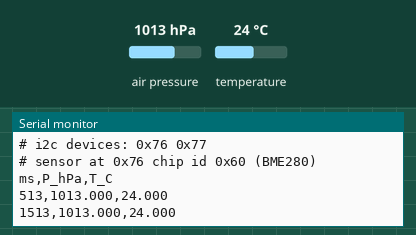
This program was run on a simulated ESP32. Shown: the last lines printed to the serial monitor. Wiring (inferred from the names in the program): BME280 sensor at I2C address 0x76. The test bench sets the inputs (shaded band); at power-on: air pressure 1013 hPa, temperature 24 °C.

Above: at 1.7 s.
1.8 s: air pressure set to 952 hPa
At 3.1 s:
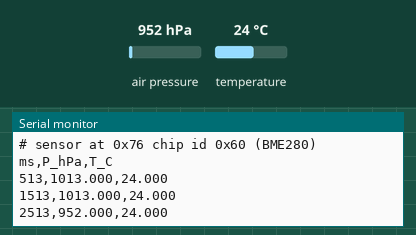
3.3 s: temperature set to 12 °C
At 4.3 s:
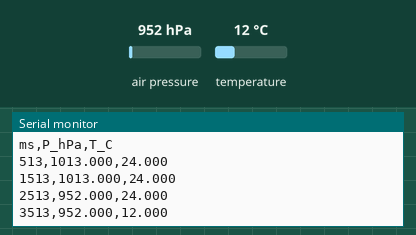
4.8 s: air pressure set to 975 hPa
At 6.2 s:
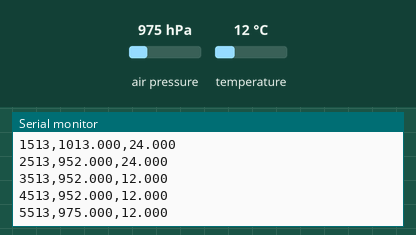
Timing chart, 0 to 7.8 s (numbered marks = the images above; inputs shaded):
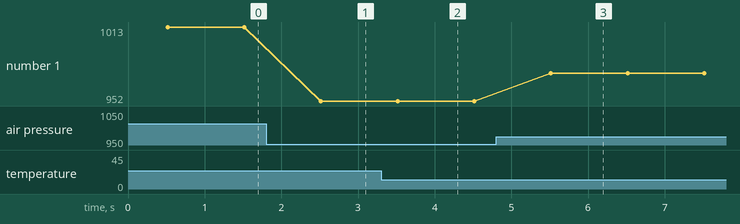

The program:

main.cpp
```cpp
// Yeast monitor — firmware.
// The board only measures: once a second it prints `ms,P_hPa,T_C`.
// All maths happens on the laptop (analysis/). Lines starting with '#'
// are status messages the Python side skips.

#include <Arduino.h>
#include <Wire.h>
#include <Adafruit_BMP280.h>

const int SDA_PIN = 21;
const int SCL_PIN = 22;
const uint8_t CHIP_ID_REG = 0xD0;  // 0x56-0x58 = BMP280, 0x60 = BME280 (same P/T registers)

Adafruit_BMP280 bmp(&Wire);

uint8_t readChipId(uint8_t addr) {
  Wire.beginTransmission(addr);
  Wire.write(CHIP_ID_REG);
  if (Wire.endTransmission() != 0) return 0;
  Wire.requestFrom(addr, (uint8_t)1);
  return Wire.available() ? Wire.read() : 0;
}

void scanBus() {
  Serial.print("# i2c devices:");
  for (uint8_t a = 1; a < 127; a++) {
    Wire.beginTransmission(a);
    if (Wire.endTransmission() == 0) Serial.printf(" 0x%02X", a);
  }
  Serial.println();
}

// Tries 0x76 (SDO->GND, our wiring) then 0x77. Returns true once the sensor is up.
bool startSensor() {
  for (uint8_t addr : {0x76, 0x77}) {
    uint8_t id = readChipId(addr);
    // 0x56/0x57 = early-batch BMP280s that cheap modules still ship with.
    if (id == 0x56 || id == 0x57 || id == 0x58 || id == 0x60) {
      Serial.printf("# sensor at 0x%02X chip id 0x%02X (%s)\n", addr, id,
                    id == 0x60 ? "BME280" : "BMP280");
      if (!bmp.begin(addr, id)) return false;
      // Max pressure oversampling + IIR filter: smoothest slope. A reading
      // takes ~40 ms, far inside the 1 s sample period.
      bmp.setSampling(Adafruit_BMP280::MODE_NORMAL,
                      Adafruit_BMP280::SAMPLING_X2,    // temperature
                      Adafruit_BMP280::SAMPLING_X16,   // pressure
                      Adafruit_BMP280::FILTER_X16,
                      Adafruit_BMP280::STANDBY_MS_500);
      return true;
    }
  }
  return false;
}

void setup() {
  Serial.begin(115200);
  delay(500);
  Wire.begin(SDA_PIN, SCL_PIN);
  Serial.println("# yeast-monitor");
  scanBus();
  while (!startSensor()) {
    Serial.println("# sensor not found at 0x76/0x77 - check wiring (VCC->3V3, SDA->21, SCL->22)");
    delay(2000);
    scanBus();
  }
  Serial.println("ms,P_hPa,T_C");
}

void loop() {
  static uint32_t next = 0;
  uint32_t now = millis();
  if (now < next) return;
  next = now + 1000;
  float p = bmp.readPressure() / 100.0f;  // Pa -> hPa
  float t = bmp.readTemperature();
  Serial.printf("%lu,%.3f,%.3f\n", (unsigned long)now, p, t);
}
```

Measured:
- after the input at 1.8 s, the serial monitor: prints a new line after 0.72 s (image 1)
- after the input at 3.3 s, the serial monitor: prints a new line after 0.22 s (image 2)
- after the input at 4.8 s, the serial monitor: prints a new line after 0.72 s (image 3)
- plotted number 1: 1013 → 952 after the input at 1.8 s, 952 → 975 after the input at 4.8 s
